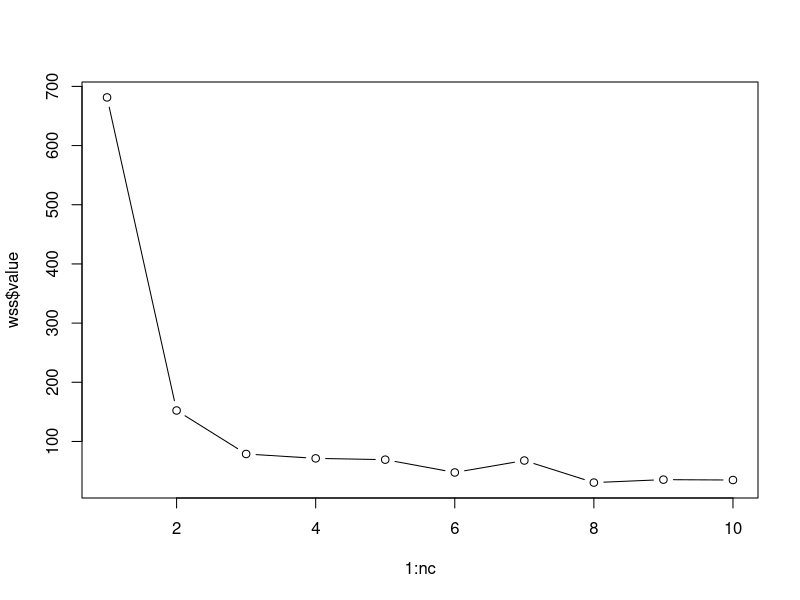
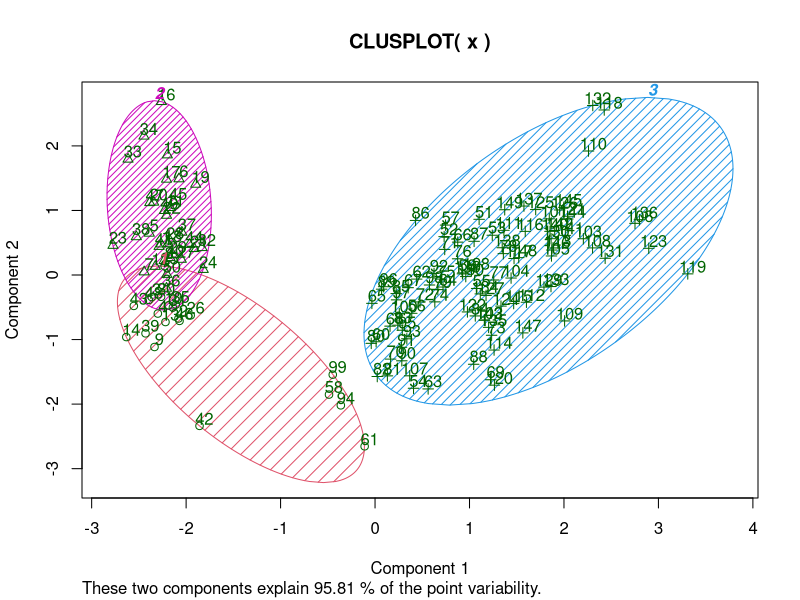

Reproduce these figures in R, in order.
library(cluster)
library(FNN)

data("iris")

x <- iris[,c(1:4)]
y <- iris[,5]

wssplot <- function(data, nc) {
  wss <- data.frame(value = numeric(0))
  for(i in 1:nc) {
    wss[i,1] <- kmeans(x, i)$tot.withinss
  }
  plot(1:nc, wss$value, type = "b")
}

# Variations within the group must be low  
# Best value of k is when the change in variation is not significant
wssplot(x, 10)

clusters <- kmeans(x, 3)

# Plot the cluster
clusplot(x, clusters$cluster, color = TRUE, shade = TRUE, labels = 2, lines = 0)

# identifying cluster membership for new data
  # https://stackoverflow.com/questions/20621250/simple-approach-to-assigning-clusters-for-new-data-after-k-means-clustering

# Use the nearnest neighbour to identify the cluster for new data
pred.cluster <- get.knnx(clusters$center, x, 1)$nn.index[,1]
all(clusters$cluster, pred.cluster)
